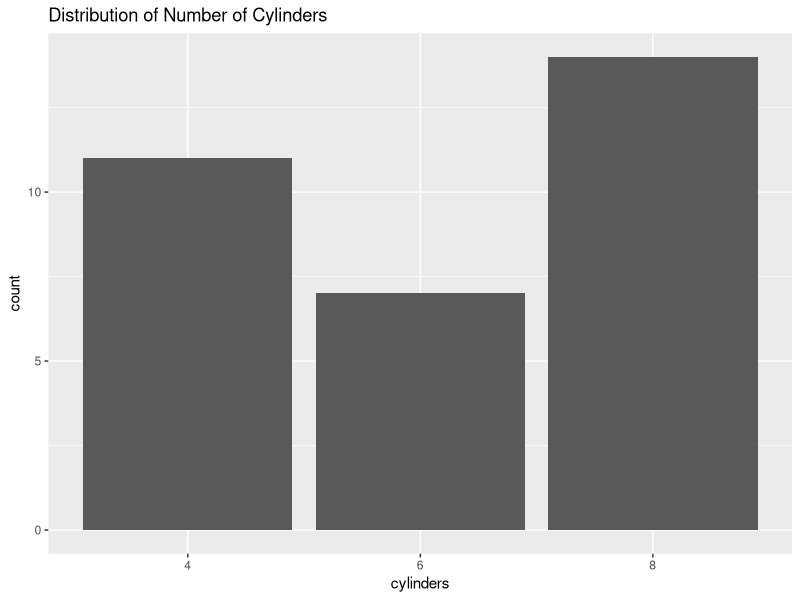

Generate this figure with R:
## ---- chunk 1
library(tidyverse)

# use this code chunk to import your data

## ---- chunk 2
#| echo: true
#| code-fold: true
mtcars |> 
  group_by(cyl) |> 
  summarize(mean_mpg = mean(mpg),
            median_mpg = median(mpg))
## ---- chunk 3
#| echo: true
#| code-fold: true
mpg_stats = mtcars |> 
  summarize(min_mpg = min(mpg),
            mean_mpg = mean(mpg),
            median_mpg = median(mpg),
            max_mpg = max(mpg))
## ---- chunk 4
#| echo: true
#| code-fold: true
mtcars |> 
  mutate(cylinders = factor(cyl)) |> 
  ggplot(aes(x = cylinders)) +
  geom_bar() +
  labs(title = "Distribution of Number of Cylinders")
